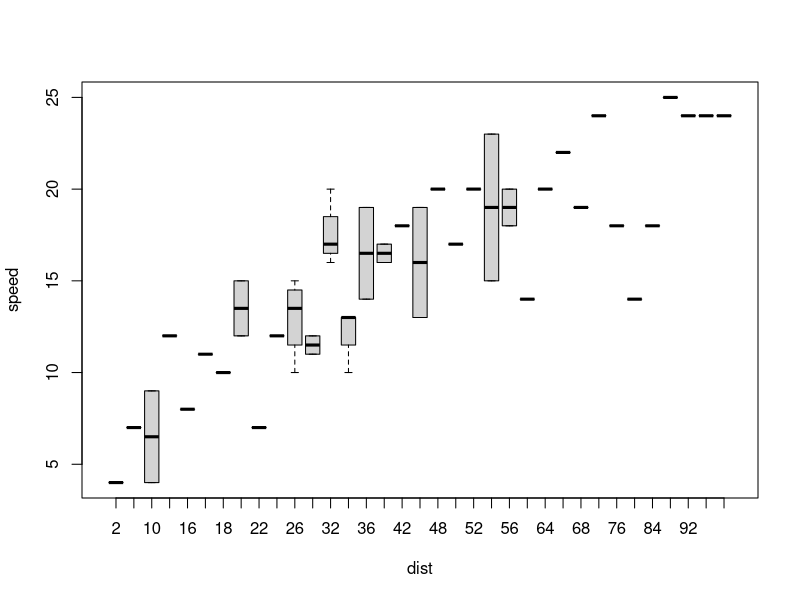
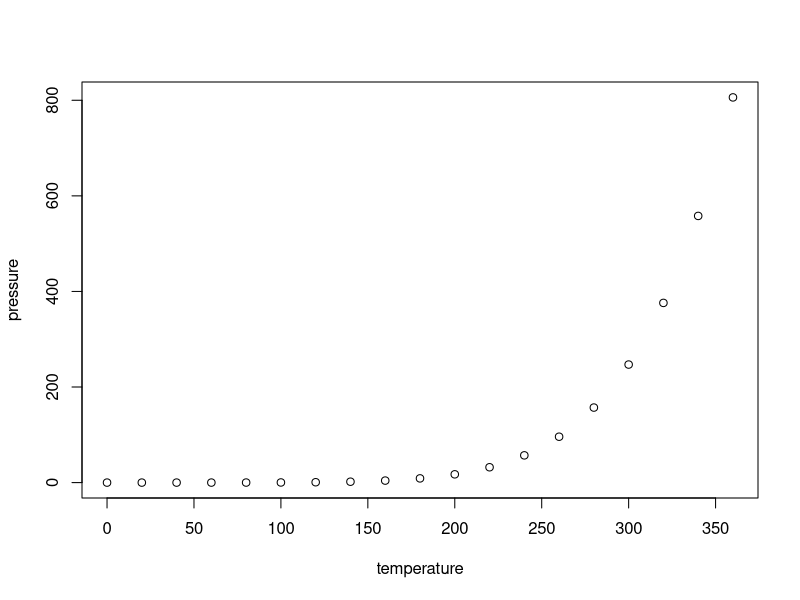
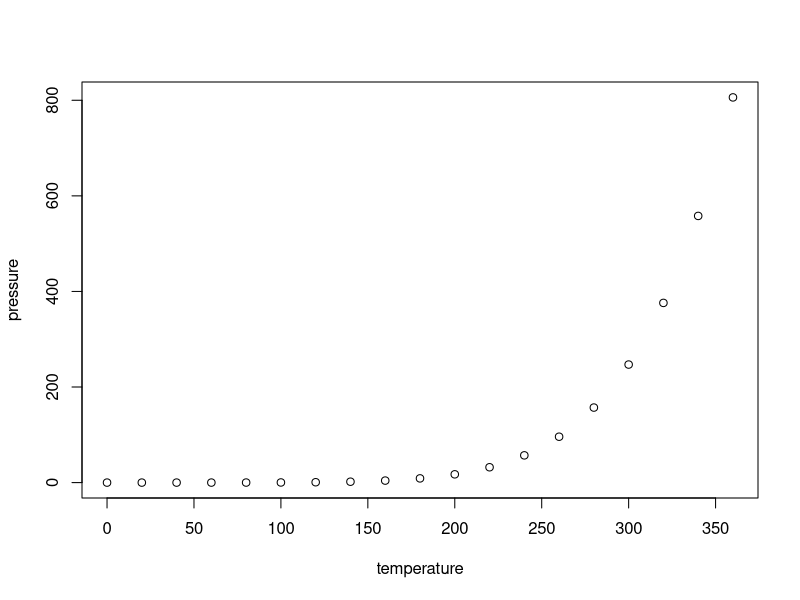

The R script that drew these images, in order:
## ---- chunk 1
knitr::opts_chunk$set(echo = TRUE)
## ---- chunk 2
2+2
## ---- chunk 3
boxplot(speed ~ dist, data = cars)
## ---- chunk 4
plot(pressure)
## ---- chunk 5
2+2
## ---- chunk 6

## ---- chunk 7
summary(cars)
## ---- chunk 8
plot(pressure)
